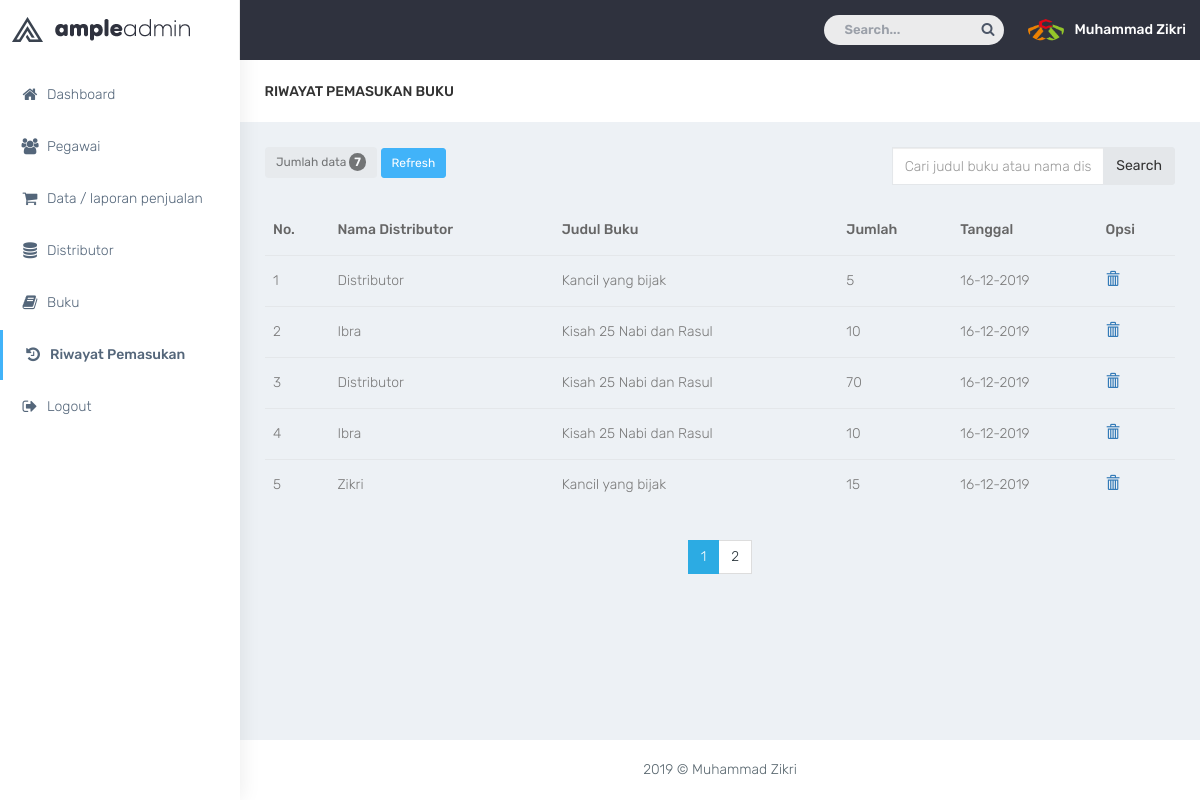
Screenshot of /admin/index.php?p=data_pemasukan (signed in) with the database file from the repository.
### tables this page shows
CREATE TABLE `kasir` (
  `id_kasir` int(11) NOT NULL,
  `nama` varchar(50) NOT NULL,
  `alamat` varchar(100) NOT NULL,
  `telepon` varchar(15) NOT NULL,
  `status` enum('aktif','nonaktif') NOT NULL,
  `username` varchar(30) NOT NULL,
  `password` varchar(50) NOT NULL,
  `akses` enum('admin','kasir') NOT NULL,
  `foto` varchar(50) NOT NULL
);

CREATE TABLE `pasok` (
  `id_pasok` int(11) NOT NULL,
  `id_distributor` int(11) NOT NULL,
  `id_buku` int(11) NOT NULL,
  `jumlah` int(11) NOT NULL,
  `tanggal` varchar(16) NOT NULL
);

CREATE TABLE `distributor` (
  `id_distributor` int(11) NOT NULL,
  `nama_distributor` varchar(50) NOT NULL,
  `alamat` varchar(100) NOT NULL,
  `telepon` varchar(15) NOT NULL
);

CREATE TABLE `buku` (
  `id_buku` int(11) NOT NULL,
  `judul` varchar(80) NOT NULL,
  `noisbn` varchar(20) NOT NULL,
  `penulis` varchar(60) NOT NULL,
  `penerbit` varchar(60) NOT NULL,
  `tahun` year(4) NOT NULL,
  `stok` int(11) NOT NULL,
  `harga_pokok` int(11) NOT NULL,
  `harga_jual` int(11) NOT NULL,
  `ppn` int(11) NOT NULL,
  `diskon` int(11) NOT NULL
);

### admin/html/data_pemasukan.php (the view)
<div class="row bg-title">
    <div class="col-lg-3 col-md-4 col-sm-4 col-xs-12">
        <h4 class="page-title">Riwayat Pemasukan Buku</h4>
    </div>
</div>
<div class="row">
	<div class="col-md-8">
		<?php
			$queryjumlah = mysqli_query($koneksi,"SELECT * FROM pasok ");
			$jumlah = mysqli_num_rows($queryjumlah);
		 ?>
		<button disabled="" class="btn btn-sm btn-default">Jumlah data <span class="badge"><?php echo $jumlah; ?></span></button>
		<a class="btn btn-sm btn-info" href="index.php?p=data_pemasukan">Refresh</a>
	</div>
	<div class="col-md-4">
		<form method="POST" action="">
	    	<div class="input-group">
		      <input name="inputan" id="inputan" type="text" class="form-control" placeholder="Cari judul buku atau nama distributor..">
		      <span class="input-group-btn">
		        <button name="cari" class="btn btn-default">Search</button>
		      </span>
	  	 	</div>
		</form>
	</div>
</div>
<br>
<table class="table table-stripped">
	<thead>
		<tr>
			<th>No.</th>
			<th>Nama Distributor</th>
			<th>Judul Buku</th>
			<th>Jumlah</th>
			<th>Tanggal</th>
			<th>Opsi</th>
		</tr>
	</thead>
	<tbody>
	<?php
		$batas = 5;
		$hal = ceil($jumlah / $batas);
		$page = (isset($_GET['hal'])) ? $_GET['hal']:1;
		$posisi = ($page - 1) * $batas;
		$no = 1 + $posisi;
		if (isset($_POST['cari'])) {
			$inputan = $_POST['inputan'];
			if ($inputan=="") {
				$q = mysqli_query($koneksi,"SELECT * FROM pasok
											INNER JOIN distributor ON pasok.id_distributor = distributor.id_distributor
											INNER JOIN buku ON pasok.id_buku = buku.id_buku LIMIT $posisi,$batas");
			}
			else if($inputan!=""){
				$q = mysqli_query($koneksi,"SELECT * FROM pasok
											INNER JOIN distributor ON pasok.id_distributor = distributor.id_distributor
											INNER JOIN buku ON pasok.id_buku = buku.id_buku
											WHERE nama_distributor LIKE '%$inputan%' OR judul LIKE '%$inputan%' ");
			}
		}
		else{
			$q = mysqli_query($koneksi,"SELECT * FROM pasok
										INNER JOIN distributor ON pasok.id_distributor = distributor.id_distributor
										INNER JOIN buku ON pasok.id_buku = buku.id_buku LIMIT $posisi,$batas");
		}
			$cek = mysqli_num_rows($q);
			if ($cek < 1) {
				?>
				<tr>
					<td class="text-center" colspan="6">
						Data yang anda cari tidak tersedia!
						<a href="index.php?p=data_pemasukan" class="btn btn-sm btn-success"><span class="glyphicon glyphicon-refresh"></span></a>
					</td>
				</tr>
				<?php
			}
			else{
		while($data = mysqli_fetch_array($q)){
	 ?>
		<tr>
			<td><?php echo $no++; ?></td>
			<td><?php echo $data['nama_distributor'] ?></td>
			<td><?php echo $data['judul'] ?></td>
			<td><?php echo $data['jumlah'] ?></td>
			<td><?php echo $data['tanggal'] ?></td>
			<td>
				<a title="Hapus" onclick="return confirm('Apakah anda yakin ingin menghapus data?')" href="index.php?p=hapus_pasok&id_pasok=<?php echo $data['id_pasok']; ?>"><span class="glyphicon glyphicon-trash" aria-hidden="true"></span></a>
			</td>
		</tr>
		<?php
			} }
		 ?>
	</tbody>
</table>
<div class="text-center">
  <ul class="pagination">
  	<?php
  		for ($i=1; $i <= $hal; $i++) {
  			?>
			<li <?php if($page ==$i){ echo "class='active'";} ?>><a href="?p=data_pemasukan&hal=<?php echo $i; ?>"><?php echo $i; ?></a></li>
  			<?php
  		}
  	 ?>
  </ul>
</div>

### admin/index.php (shortened to what this page needs)
<?php
    include'../inc/koneksi.php';
    $qprofil = mysqli_query($koneksi, "SELECT * FROM kasir WHERE id_kasir='$_SESSION[userweb]' ");
    $profil = mysqli_fetch_array($qprofil);
 ?>
<!DOCTYPE html>
<html lang="en">
<head>
    <link href="html/bootstrap/dist/css/bootstrap.min.css" rel="stylesheet">
    <link href="plugins/bower_components/sidebar-nav/dist/sidebar-nav.min.css" rel="stylesheet">
    <link href="plugins/bower_components/toast-master/css/jquery.toast.css" rel="stylesheet">
    <link href="plugins/bower_components/morrisjs/morris.css" rel="stylesheet">
    <link href="plugins/bower_components/chartist-js/dist/chartist.min.css" rel="stylesheet">
    <link href="plugins/bower_components/chartist-plugin-tooltip-master/dist/chartist-plugin-tooltip.css" rel="stylesheet">
    <link href="html/css/animate.css" rel="stylesheet">
    <link href="html/css/style.css" rel="stylesheet">
    <link href="html/css/colors/default.css" id="theme" rel="stylesheet">
</head>
<body class="fix-header">
    <div id="wrapper">
        <nav class="navbar navbar-default navbar-static-top m-b-0">
            <div class="navbar-header">
                <div class="top-left-part">
                    <a class="logo" href="index.php?p=dashboard">
                        <b>
                            <img src="plugins/images/admin-logo-dark.png" alt="home" class="light-logo" />
                        </b>
                        <span class="hidden-xs">
                            <img src="plugins/images/admin-text-dark.png" alt="home" class="light-logo" />
                        </span>
                    </a>
                </div>
                <ul class="nav navbar-top-links navbar-right pull-right">
                    <li>
                        <form role="search" class="app-search hidden-sm hidden-xs m-r-10">
                            <input type="text" placeholder="Search..." class="form-control">
                            <a href="">
                                <i class="fa fa-search"></i>
                            </a>
                        </form>
                    </li>
                    <li>
                        <a class="profile-pic" href="index.php?p=profile"> <img src="plugins/images/users/<?php echo $profil['foto'] ?>" alt="user-img" width="36" class="img-circle"><b class="hidden-xs"><?php echo $profil['nama']; ?></b></a>
                    </li>
                </ul>
            </div>
        </nav>
        <div class="navbar-default sidebar" role="navigation">
            <div class="sidebar-nav slimscrollsidebar">
                <div class="sidebar-head">
                    <h3><span class="fa-fw open-close"><i class="ti-close ti-menu"></i></span> <span class="hide-menu">Navigation</span></h3>
                </div>
                <ul class="nav nav-pills nav-stacked" id="side-menu">
                    <li style="padding: 70px 0 0;">
                        <a href="index.php?p=dashboard" class="waves-effect"><i class="fa fa-home fa-fw" aria-hidden="true"></i>Dashboard</a>
                    </li>
                    <li>
                      <a href="index.php?p=data_pegawai" class="waves-effect"><i class="fa fa-users fa-fw" aria-hidden="true"></i>Pegawai</a>
                    </li>
                    <li>
                      <a href="index.php?p=data_penjualan" class="waves-effect"><i class="fa fa-shopping-cart fa-fw" aria-hidden="true"></i>Data / laporan penjualan</a>
                    </li>
                    <li>
                      <a href="index.php?p=data_distributor" class="waves-effect"><i class="fa fa-database fa-fw" aria-hidden="true"></i>Distributor</a>
                    </li>
                    <li>
                      <a href="index.php?p=data_buku" class="waves-effect"><i class="fa fa-book fa-fw" aria-hidden="true"></i>Buku</a>
                    </li>
                    <li>
                      <a href="index.php?p=data_pemasukan" class="waves-effect"><i class="fa fa-history fa-fw" aria-hidden="true"></i>Riwayat Pemasukan</a>
                    </li>
                    <li>
                      <a href="../inc/logout.php" onclick="return confirm('Apakah anda yakin ingin keluar?')" class="waves-effect"><i class="fa  fa-sign-out fa-fw" aria-hidden="true"></i>Logout</a>
                    </li>
                </ul>
            </div>
        </div>
        <div id="page-wrapper">
            <div class="container-fluid">
            <?php
                if (@$_GET['p'] == "") {
                  include_once 'html/dashboard.php';
                }
                elseif (@$_GET['p'] == "dashboard") {
                  include_once 'html/dashboard.php';
                }
                elseif (@$_GET['p'] == "data_pegawai") {
                  include_once 'html/data_pegawai.php';
                }
                elseif (@$_GET['p'] == "tambah_pegawai") {
                  include_once 'html/tambah_pegawai.php';
                }
                elseif (@$_GET['p'] == "data_penjualan") {
                  include_once 'html/data_penjualan.php';
                }
                elseif (@$_GET['p'] == "detail_jual") {
                  include_once 'html/detail_jual.php';
                }
                elseif (@$_GET['p'] == "print") {
                  include_once 'html/print.php';
                }
                elseif (@$_GET['p'] == "hapus_penjualan") {
                  include_once 'html/hapus_penjualan.php';
                }
                elseif (@$_GET['p'] == "data_distributor") {
                  include_once 'html/data_distributor.php';
                }
                elseif (@$_GET['p'] == "tambah_distributor") {
                  include_once 'html/tambah_distributor.php';
                }
                elseif (@$_GET['p'] == "data_buku") {
                  include_once 'html/data_buku.php';
                }
                elseif (@$_GET['p'] == "tambah_buku") {
                  include_once 'html/tambah_buku.php';
                }
                elseif (@$_GET['p'] == "hapus_buku") {
                  include_once 'html/hapus_buku.php';
                }
                elseif (@$_GET['p'] == "edit_buku") {
                  include_once 'html/edit_buku.php';
                }
                elseif (@$_GET['p'] == "data_pemasukan") {
                  include_once 'html/data_pemasukan.php';
                }
                elseif (@$_GET['p'] == "input_pemasukan") {
                  include_once 'html/input_pemasukan.php';
                }
                elseif (@$_GET['p'] == "profile") {
                  include_once 'html/profile.php';
                }
                elseif (@$_GET['p'] == "edit_profil") {
                  include_once 'html/edit_profil.php';
                }
                elseif (@$_GET['p'] == "hapus_foto") {
                  include_once 'html/hapus_foto.php';
                }
                elseif (@$_GET['p'] == "hapus_pegawai") {
                  include_once 'html/hapus_pegawai.php';
                }
                elseif (@$_GET['p'] == "edit_pegawai") {
                  include_once 'html/edit_pegawai.php';
                }
                elseif (@$_GET['p'] == "hapus_distributor") {
                  include_once 'html/hapus_distributor.php';
                }
                elseif (@$_GET['p'] == "edit_distributor") {
                  include_once 'html/edit_distributor.php';
                }
                elseif (@$_GET['p'] == "hapus_pasok") {
                  include_once 'html/hapus_pasok.php';
                }
             ?>
            </div>
            <footer class="footer text-center"> 2019 &copy; Muhammad Zikri</footer>
        </div>
    </div>
</body>
</html>

### admin/html/css/colors/default.css (style rules this page uses)
body { background: #fff; }
.top-left-part { background: #fff; }
.top-left-part .light-logo { display: inline-block; }
.navbar-header { background: #2f323e; }
.navbar-top-links > li > a { color: #ffffff; }
.sidebar .sidebar-head { background: #ffffff; }
.sidebar .sidebar-head h3 { color: #686868; }
.sidebar { background: #fff; box-shadow: 1px 0px 20px rgba(0, 0, 0, 0.08); }
#side-menu li a { color: #54667a; }
#side-menu li a { color: #54667a; border-left: 0px solid #fff; }
#side-menu > li > a { border-left: 3px solid transperant; }
#side-menu > li > a.active { background: transperant; color: #54667a; border-left: 3px solid #41b3f9; font-weight: 500; }

### rows the page displays
kasir: foto (picture), nama "Muhammad Zikri"
pasok: id_distributor.nama_distributor "Distributor", id_buku.judul "Kancil yang bijak", jumlah "5", tanggal "16-12-2019"
pasok: id_distributor.nama_distributor "Ibra", id_buku.judul "Kisah 25 Nabi dan Rasul", jumlah "10", tanggal "16-12-2019"
pasok: id_distributor.nama_distributor "Distributor", id_buku.judul "Kisah 25 Nabi dan Rasul", jumlah "70", tanggal "16-12-2019"
pasok: id_distributor.nama_distributor "Ibra", id_buku.judul "Kisah 25 Nabi dan Rasul", jumlah "10", tanggal "16-12-2019"
pasok: id_distributor.nama_distributor "Zikri", id_buku.judul "Kancil yang bijak", jumlah "15", tanggal "16-12-2019"

### other values shown
$jumlah "7"
